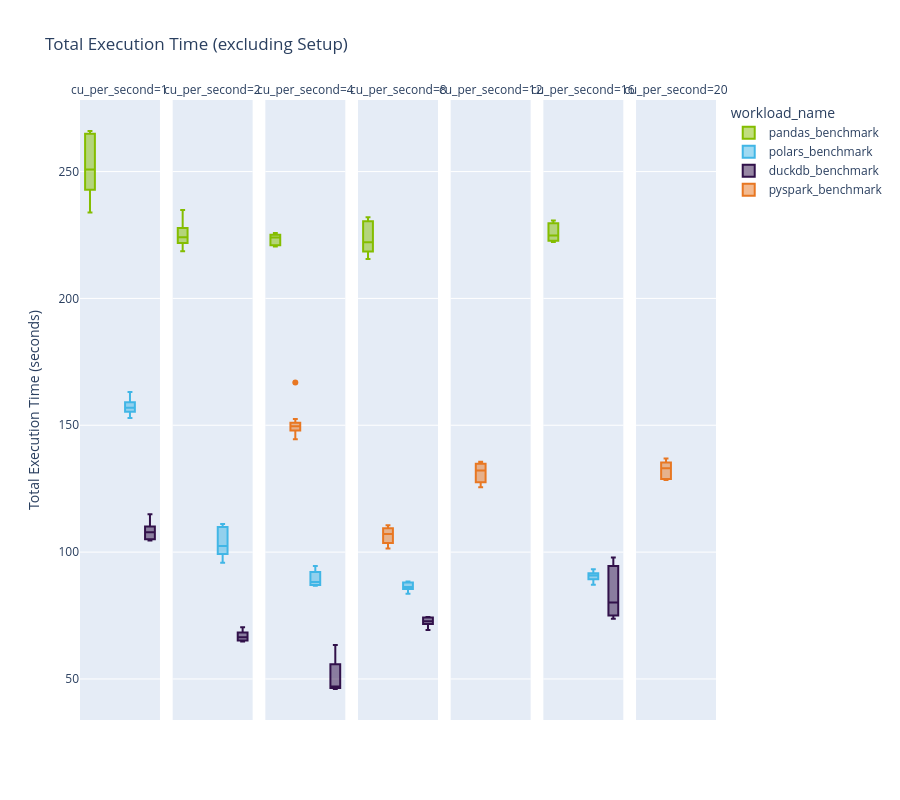

The code cell stored with this chart in its notebook:
### Code cell
fig = px.box(overall_benchmarks_excluding_start_and_setup, 
             x="workload_name",
             y="total_execution_time",
             color="workload_name",
             title="Total Execution Time (excluding Setup)",
             facet_col="cu_per_second",
             category_orders={
                 "cu_per_second": [1, 2, 4, 8, 12, 16, 20],
                 "workload_name": ["pandas_benchmark", "pyspark_benchmark", "polars_benchmark", "duckdb_benchmark"]
                 }
             )

fig.update_layout(
    yaxis_title="Total Execution Time (seconds)"
)

fig.update_xaxes(visible=False)

fig.show()

### Figure 1 — Plotly figure (JSON) as saved in the notebook; plotly's stock layout.template omitted (floating-point values rounded to 4 significant figures)
{"data": [{"alignmentgroup": "True", "hovertemplate": "workload_name=%{x}<br>cu_per_second=1<br>total_execution_time=%{y}<extra></extra>", "legendgroup": "pandas_benchmark", "marker": {"color": "#84BD00"}, "name": "pandas_benchmark", "notched": false, "offsetgroup": "pandas_benchmark", "orientation": "v", "showlegend": true, "type": "box", "x": ["pandas_benchmark", "pandas_benchmark", "pandas_benchmark", "pandas_benchmark", "pandas_benchmark", "pandas_benchmark", "pandas_benchmark", "pandas_benchmark"], "x0": " ", "xaxis": "x", "y": [266.0, 265.2, 264.6, 233.8, 239.0, 248.0, 246.7, 253.7], "y0": " ", "yaxis": "y"}, {"alignmentgroup": "True", "hovertemplate": "workload_name=%{x}<br>cu_per_second=1<br>total_execution_time=%{y}<extra></extra>", "legendgroup": "polars_benchmark", "marker": {"color": "#41B6E6"}, "name": "polars_benchmark", "notched": false, "offsetgroup": "polars_benchmark", "orientation": "v", "showlegend": true, "type": "box", "x": ["polars_benchmark", "polars_benchmark", "polars_benchmark", "polars_benchmark", "polars_benchmark"], "x0": " ", "xaxis": "x", "y": [152.9, 156.9, 157.7, 163.1, 156.2], "y0": " ", "yaxis": "y"}, {"alignmentgroup": "True", "hovertemplate": "workload_name=%{x}<br>cu_per_second=1<br>total_execution_time=%{y}<extra></extra>", "legendgroup": "duckdb_benchmark", "marker": {"color": "#31114A"}, "name": "duckdb_benchmark", "notched": false, "offsetgroup": "duckdb_benchmark", "orientation": "v", "showlegend": true, "type": "box", "x": ["duckdb_benchmark", "duckdb_benchmark", "duckdb_benchmark", "duckdb_benchmark", "duckdb_benchmark", "duckdb_benchmark", "duckdb_benchmark"], "x0": " ", "xaxis": "x", "y": [110.8, 115.0, 108.1, 106.2, 104.6, 107.9, 104.7], "y0": " ", "yaxis": "y"}, {"alignmentgroup": "True", "hovertemplate": "workload_name=%{x}<br>cu_per_second=2<br>total_execution_time=%{y}<extra></extra>", "legendgroup": "pandas_benchmark", "marker": {"color": "#84BD00"}, "name": "pandas_benchmark", "notched": false, "offsetgroup": "pandas_benchmark", "orientation": "v", "showlegend": false, "type": "box", "x": ["pandas_benchmark", "pandas_benchmark", "pandas_benchmark", "pandas_benchmark", "pandas_benchmark", "pandas_benchmark", "pandas_benchmark"], "x0": " ", "xaxis": "x2", "y": [227.8, 234.9, 223.8, 227.8, 218.6, 224.1, 221.2], "y0": " ", "yaxis": "y2"}, {"alignmentgroup": "True", "hovertemplate": "workload_name=%{x}<br>cu_per_second=2<br>total_execution_time=%{y}<extra></extra>", "legendgroup": "polars_benchmark", "marker": {"color": "#41B6E6"}, "name": "polars_benchmark", "notched": false, "offsetgroup": "polars_benchmark", "orientation": "v", "showlegend": false, "type": "box", "x": ["polars_benchmark", "polars_benchmark", "polars_benchmark", "polars_benchmark", "polars_benchmark"], "x0": " ", "xaxis": "x2", "y": [95.76, 102.4, 100.5, 111.1, 109.5], "y0": " ", "yaxis": "y2"}, {"alignmentgroup": "True", "hovertemplate": "workload_name=%{x}<br>cu_per_second=2<br>total_execution_time=%{y}<extra></extra>", "legendgroup": "duckdb_benchmark", "marker": {"color": "#31114A"}, "name": "duckdb_benchmark", "notched": false, "offsetgroup": "duckdb_benchmark", "orientation": "v", "showlegend": false, "type": "box", "x": ["duckdb_benchmark", "duckdb_benchmark", "duckdb_benchmark", "duckdb_benchmark", "duckdb_benchmark", "duckdb_benchmark", "duckdb_benchmark", "duckdb_benchmark"], "x0": " ", "xaxis": "x2", "y": [69.82, 66.64, 66.17, 65.15, 66.81, 65.1, 70.36, 64.74], "y0": " ", "yaxis": "y2"}, {"alignmentgroup": "True", "hovertemplate": "workload_name=%{x}<br>cu_per_second=4<br>total_execution_time=%{y}<extra></extra>", "legendgroup": "pandas_benchmark", "marker": {"color": "#84BD00"}, "name": "pandas_benchmark", "notched": false, "offsetgroup": "pandas_benchmark", "orientation": "v", "showlegend": false, "type": "box", "x": ["pandas_benchmark", "pandas_benchmark", "pandas_benchmark", "pandas_benchmark", "pandas_benchmark"], "x0": " ", "xaxis": "x3", "y": [224.9, 221.1, 224.1, 225.8, 220.4], "y0": " ", "yaxis": "y3"}, {"alignmentgroup": "True", "hovertemplate": "workload_name=%{x}<br>cu_per_second=4<br>total_execution_time=%{y}<extra></extra>", "legendgroup": "pyspark_benchmark", "marker": {"color": "#E87722"}, "name": "pyspark_benchmark", "notched": false, "offsetgroup": "pyspark_benchmark", "orientation": "v", "showlegend": true, "type": "box", "x": ["pyspark_benchmark", "pyspark_benchmark", "pyspark_benchmark", "pyspark_benchmark", "pyspark_benchmark", "pyspark_benchmark", "pyspark_benchmark", "pyspark_benchmark", "pyspark_benchmark", "pyspark_benchmark", "pyspark_benchmark", "pyspark_benchmark", "pyspark_benchmark", "pyspark_benchmark", "pyspark_benchmark", "pyspark_benchmark", "pyspark_benchmark", "pyspark_benchmark"], "x0": " ", "xaxis": "x3", "y": [149.3, 152.5, 147.8, 148.0, 150.0, 149.3, 144.7, 150.9, 149.9, 148.9, 148.5, 152.3, 146.3, 166.9, 149.9, 151.0, 144.5, 151.7], "y0": " ", "yaxis": "y3"}, {"alignmentgroup": "True", "hovertemplate": "workload_name=%{x}<br>cu_per_second=4<br>total_execution_time=%{y}<extra></extra>", "legendgroup": "polars_benchmark", "marker": {"color": "#41B6E6"}, "name": "polars_benchmark", "notched": false, "offsetgroup": "polars_benchmark", "orientation": "v", "showlegend": false, "type": "box", "x": ["polars_benchmark", "polars_benchmark", "polars_benchmark", "polars_benchmark", "polars_benchmark"], "x0": " ", "xaxis": "x3", "y": [87.1, 88.2, 86.7, 91.42, 94.5], "y0": " ", "yaxis": "y3"}, {"alignmentgroup": "True", "hovertemplate": "workload_name=%{x}<br>cu_per_second=4<br>total_execution_time=%{y}<extra></extra>", "legendgroup": "duckdb_benchmark", "marker": {"color": "#31114A"}, "name": "duckdb_benchmark", "notched": false, "offsetgroup": "duckdb_benchmark", "orientation": "v", "showlegend": false, "type": "box", "x": ["duckdb_benchmark", "duckdb_benchmark", "duckdb_benchmark", "duckdb_benchmark", "duckdb_benchmark"], "x0": " ", "xaxis": "x3", "y": [46.04, 46.6, 47.04, 53.3, 63.41], "y0": " ", "yaxis": "y3"}, {"alignmentgroup": "True", "hovertemplate": "workload_name=%{x}<br>cu_per_second=8<br>total_execution_time=%{y}<extra></extra>", "legendgroup": "pandas_benchmark", "marker": {"color": "#84BD00"}, "name": "pandas_benchmark", "notched": false, "offsetgroup": "pandas_benchmark", "orientation": "v", "showlegend": false, "type": "box", "x": ["pandas_benchmark", "pandas_benchmark", "pandas_benchmark", "pandas_benchmark", "pandas_benchmark"], "x0": " ", "xaxis": "x4", "y": [229.9, 232.0, 215.6, 222.1, 219.5], "y0": " ", "yaxis": "y4"}, {"alignmentgroup": "True", "hovertemplate": "workload_name=%{x}<br>cu_per_second=8<br>total_execution_time=%{y}<extra></extra>", "legendgroup": "pyspark_benchmark", "marker": {"color": "#E87722"}, "name": "pyspark_benchmark", "notched": false, "offsetgroup": "pyspark_benchmark", "orientation": "v", "showlegend": false, "type": "box", "x": ["pyspark_benchmark", "pyspark_benchmark", "pyspark_benchmark", "pyspark_benchmark", "pyspark_benchmark"], "x0": " ", "xaxis": "x4", "y": [104.3, 101.4, 109.0, 110.6, 107.1], "y0": " ", "yaxis": "y4"}, {"alignmentgroup": "True", "hovertemplate": "workload_name=%{x}<br>cu_per_second=8<br>total_execution_time=%{y}<extra></extra>", "legendgroup": "polars_benchmark", "marker": {"color": "#41B6E6"}, "name": "polars_benchmark", "notched": false, "offsetgroup": "polars_benchmark", "orientation": "v", "showlegend": false, "type": "box", "x": ["polars_benchmark", "polars_benchmark", "polars_benchmark", "polars_benchmark", "polars_benchmark"], "x0": " ", "xaxis": "x4", "y": [87.93, 86.12, 83.55, 86.28, 88.41], "y0": " ", "yaxis": "y4"}, {"alignmentgroup": "True", "hovertemplate": "workload_name=%{x}<br>cu_per_second=8<br>total_execution_time=%{y}<extra></extra>", "legendgroup": "duckdb_benchmark", "marker": {"color": "#31114A"}, "name": "duckdb_benchmark", "notched": false, "offsetgroup": "duckdb_benchmark", "orientation": "v", "showlegend": false, "type": "box", "x": ["duckdb_benchmark", "duckdb_benchmark", "duckdb_benchmark", "duckdb_benchmark", "duckdb_benchmark"], "x0": " ", "xaxis": "x4", "y": [74.17, 69.34, 72.79, 74.42, 72.42], "y0": " ", "yaxis": "y4"}, {"alignmentgroup": "True", "hovertemplate": "workload_name=%{x}<br>cu_per_second=12<br>total_execution_time=%{y}<extra></extra>", "legendgroup": "pyspark_benchmark", "marker": {"color": "#E87722"}, "name": "pyspark_benchmark", "notched": false, "offsetgroup": "pyspark_benchmark", "orientation": "v", "showlegend": false, "type": "box", "x": ["pyspark_benchmark", "pyspark_benchmark", "pyspark_benchmark", "pyspark_benchmark", "pyspark_benchmark"], "x0": " ", "xaxis": "x5", "y": [135.7, 128.2, 132.2, 134.6, 125.6], "y0": " ", "yaxis": "y5"}, {"alignmentgroup": "True", "hovertemplate": "workload_name=%{x}<br>cu_per_second=16<br>total_execution_time=%{y}<extra></extra>", "legendgroup": "pandas_benchmark", "marker": {"color": "#84BD00"}, "name": "pandas_benchmark", "notched": false, "offsetgroup": "pandas_benchmark", "orientation": "v", "showlegend": false, "type": "box", "x": ["pandas_benchmark", "pandas_benchmark", "pandas_benchmark", "pandas_benchmark", "pandas_benchmark"], "x0": " ", "xaxis": "x6", "y": [229.2, 230.7, 222.9, 224.8, 222.3], "y0": " ", "yaxis": "y6"}, {"alignmentgroup": "True", "hovertemplate": "workload_name=%{x}<br>cu_per_second=16<br>total_execution_time=%{y}<extra></extra>", "legendgroup": "polars_benchmark", "marker": {"color": "#41B6E6"}, "name": "polars_benchmark", "notched": false, "offsetgroup": "polars_benchmark", "orientation": "v", "showlegend": false, "type": "box", "x": ["polars_benchmark", "polars_benchmark", "polars_benchmark", "polars_benchmark", "polars_benchmark"], "x0": " ", "xaxis": "x6", "y": [90.02, 87.17, 91.07, 93.25, 90.79], "y0": " ", "yaxis": "y6"}, {"alignmentgroup": "True", "hovertemplate": "workload_name=%{x}<br>cu_per_second=16<br>total_execution_time=%{y}<extra></extra>", "legendgroup": "duckdb_benchmark", "marker": {"color": "#31114A"}, "name": "duckdb_benchmark", "notched": false, "offsetgroup": "duckdb_benchmark", "orientation": "v", "showlegend": false, "type": "box", "x": ["duckdb_benchmark", "duckdb_benchmark", "duckdb_benchmark", "duckdb_benchmark", "duckdb_benchmark"], "x0": " ", "xaxis": "x6", "y": [80.18, 93.43, 75.4, 97.88, 73.71], "y0": " ", "yaxis": "y6"}, {"alignmentgroup": "True", "hovertemplate": "workload_name=%{x}<br>cu_per_second=20<br>total_execution_time=%{y}<extra></extra>", "legendgroup": "pyspark_benchmark", "marker": {"color": "#E87722"}, "name": "pyspark_benchmark", "notched": false, "offsetgroup": "pyspark_benchmark", "orientation": "v", "showlegend": false, "type": "box", "x": ["pyspark_benchmark", "pyspark_benchmark", "pyspark_benchmark", "pyspark_benchmark", "pyspark_benchmark"], "x0": " ", "xaxis": "x7", "y": [136.9, 134.7, 128.4, 133.0, 129.0], "y0": " ", "yaxis": "y7"}], "layout": {"annotations": [{"font": {}, "showarrow": false, "text": "cu_per_second=1", "x": 0.06286, "xanchor": "center", "xref": "paper", "y": 1, "yanchor": "bottom", "yref": "paper"}, {"font": {}, "showarrow": false, "text": "cu_per_second=2", "x": 0.2086, "xanchor": "center", "xref": "paper", "y": 1, "yanchor": "bottom", "yref": "paper"}, {"font": {}, "showarrow": false, "text": "cu_per_second=4", "x": 0.3543, "xanchor": "center", "xref": "paper", "y": 1, "yanchor": "bottom", "yref": "paper"}, {"font": {}, "showarrow": false, "text": "cu_per_second=8", "x": 0.5, "xanchor": "center", "xref": "paper", "y": 1, "yanchor": "bottom", "yref": "paper"}, {"font": {}, "showarrow": false, "text": "cu_per_second=12", "x": 0.6457, "xanchor": "center", "xref": "paper", "y": 1, "yanchor": "bottom", "yref": "paper"}, {"font": {}, "showarrow": false, "text": "cu_per_second=16", "x": 0.7914, "xanchor": "center", "xref": "paper", "y": 1, "yanchor": "bottom", "yref": "paper"}, {"font": {}, "showarrow": false, "text": "cu_per_second=20", "x": 0.9371, "xanchor": "center", "xref": "paper", "y": 1, "yanchor": "bottom", "yref": "paper"}], "boxmode": "overlay", "height": 800, "legend": {"title": {"text": "workload_name"}, "tracegroupgap": 0}, "title": {"text": "Total Execution Time (excluding Setup)"}, "xaxis": {"anchor": "y", "categoryarray": ["pandas_benchmark", "pyspark_benchmark", "polars_benchmark", "duckdb_benchmark"], "categoryorder": "array", "domain": [0, 0.1257], "title": {"text": "workload_name"}, "visible": false}, "xaxis2": {"anchor": "y2", "categoryarray": ["pandas_benchmark", "pyspark_benchmark", "polars_benchmark", "duckdb_benchmark"], "categoryorder": "array", "domain": [0.1457, 0.2714], "matches": "x", "title": {"text": "workload_name"}, "visible": false}, "xaxis3": {"anchor": "y3", "categoryarray": ["pandas_benchmark", "pyspark_benchmark", "polars_benchmark", "duckdb_benchmark"], "categoryorder": "array", "domain": [0.2914, 0.4171], "matches": "x", "title": {"text": "workload_name"}, "visible": false}, "xaxis4": {"anchor": "y4", "categoryarray": ["pandas_benchmark", "pyspark_benchmark", "polars_benchmark", "duckdb_benchmark"], "categoryorder": "array", "domain": [0.4371, 0.5629], "matches": "x", "title": {"text": "workload_name"}, "visible": false}, "xaxis5": {"anchor": "y5", "categoryarray": ["pandas_benchmark", "pyspark_benchmark", "polars_benchmark", "duckdb_benchmark"], "categoryorder": "array", "domain": [0.5829, 0.7086], "matches": "x", "title": {"text": "workload_name"}, "visible": false}, "xaxis6": {"anchor": "y6", "categoryarray": ["pandas_benchmark", "pyspark_benchmark", "polars_benchmark", "duckdb_benchmark"], "categoryorder": "array", "domain": [0.7286, 0.8543], "matches": "x", "title": {"text": "workload_name"}, "visible": false}, "xaxis7": {"anchor": "y7", "categoryarray": ["pandas_benchmark", "pyspark_benchmark", "polars_benchmark", "duckdb_benchmark"], "categoryorder": "array", "domain": [0.8743, 1.0], "matches": "x", "title": {"text": "workload_name"}, "visible": false}, "yaxis": {"anchor": "x", "domain": [0, 1], "title": {"text": "Total Execution Time (seconds)"}}, "yaxis2": {"anchor": "x2", "domain": [0, 1], "matches": "y", "showticklabels": false}, "yaxis3": {"anchor": "x3", "domain": [0, 1], "matches": "y", "showticklabels": false}, "yaxis4": {"anchor": "x4", "domain": [0, 1], "matches": "y", "showticklabels": false}, "yaxis5": {"anchor": "x5", "domain": [0, 1], "matches": "y", "showticklabels": false}, "yaxis6": {"anchor": "x6", "domain": [0, 1], "matches": "y", "showticklabels": false}, "yaxis7": {"anchor": "x7", "domain": [0, 1], "matches": "y", "showticklabels": false}}}
